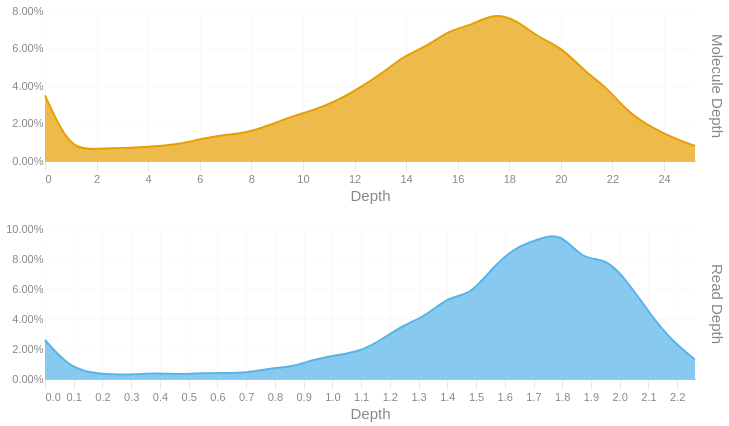

Notebook code cell kept with this figure:
### Code cell
readdep = depth_hist(tb['Read Depth'], q99, 3)
readdep = readdep.with_columns(pl.lit('Read Depth').alias('Metric'))
if not SKIPLR:
    moldep = depth_hist(tb['Molecule Depth'], mol_q99, 1)
    moldep = moldep.with_columns(pl.lit('Molecule Depth').alias('Metric'))
    _hist = pl.concat([readdep, moldep])
    _hist = _hist.filter(pl.col('Proportion') != 0)
    with SafeRender(_hist):
        (
            alt.Chart(_hist)        
            .mark_area(interpolate = "basis")
            .encode(
                x=alt.X('Bin:Q').scale(domainMin=0).axis(alt.Axis(title='Depth')),
                y = alt.Y('Proportion:Q', title = None).axis(format = '.2%'),
                color = alt.Color('Metric:N').legend(None),
                row = alt.Row("Metric:N").header(title = None, labelOrient = 'right'),
                tooltip = [
                    alt.Tooltip("Metric:N", title = "Metric"),
                    alt.Tooltip('Interval:N', title = "Depth Interval"),
                    alt.Tooltip('Proportion:Q', title = "% Alignments").format('.2%')
                ]
            )
            .resolve_scale(x='independent', y='independent')
            .properties(
                height = 150, width = 650,
                usermeta={'embedOptions': {'downloadFileName': f'{samplename}.depth.hist'}}
            )
        ).display()
else:
    readdep = readdep.filter(pl.col('Proportion') != 0)
    with SafeRender(readdep):
        (
            alt.Chart(readdep)        
            .mark_area(interpolate = "basis")
            .encode(
                x=alt.X('Bin:Q').scale(domainMin=0).axis(alt.Axis(title='Depth')),
                y = alt.Y('Proportion:Q', title = None).axis(format = '.2%'),
                tooltip = [
                    alt.Tooltip('Interval:N', title = "Depth Interval"),
                    alt.Tooltip('Proportion:Q', title = "% Alignments").format('.2%')
                ]
            )
            .properties(
                usermeta={'embedOptions': {'downloadFileName': f'{samplename}.depth.hist'}}
            )
        ).display()

### Figure 1 — Vega-Lite specification as saved in the notebook (floating-point values rounded to 4 significant figures)
{"width": 650, "height": 150, "config": {"title": {"anchor": "start", "dy": -15, "fontSize": 18, "color": "#888888", "subtitleColor": "#888888", "subtitleFontSize": 14}, "arc": {"fill": "#0072B2"}, "axis": {"domainColor": "#888888", "domainWidth": 0.5, "gridWidth": 0.2, "grid": false, "titleFontWeight": 400, "titleFontSize": 15, "labelFontSize": 11, "labelColor": "#888888", "tickColor": "#888888", "tickWidth": 0.2, "titleColor": "#888888"}, "axisBand": {"grid": false}, "axisX": {"grid": true, "tickSize": 10, "domainCap": "round"}, "axisY": {"domain": false, "grid": true, "tickSize": 0, "domainCap": "round"}, "background": "transparent", "header": {"labelFontSize": 15, "labelColor": "#888888", "titleFontSize": 15, "titleFontWeight": 600, "titleColor": "#888888"}, "legend": {"labelFont": "sans-serif", "labelFontSize": 12, "labelColor": "#888888", "symbolSize": 100, "symbolType": "circle", "titleFontSize": 12, "titlePadding": 10, "titleColor": "#888888", "title": null}, "range": {"category": ["#E69F00", "#56B4E9", "#009E73", "#F0E442", "#0072B2", "#D55E00", "#CC79A7", "#000000"], "diverging": ["#cfe8f3", "#a2d4ec", "#73bfe2", "#46abdb", "#1696d2", "#12719e"]}, "area": {"fill": "#0072B2", "fillOpacity": 0.7, "line": true, "strokeOpacity": 0.7}, "line": {"color": "#0072B2", "stroke": "#0072B2", "strokeWidth": 2}, "trail": {"color": "#0072B2", "stroke": "#0072B2", "strokeWidth": 0, "size": 1}, "point": {"filled": true, "fillOpacity": 1.0, "size": 95}, "text": {"color": "#888888", "fontSize": 11, "align": "right", "fontWeight": 400, "size": 11}, "bar": {"fill": "#0072B2", "stroke": null}, "view": {"stroke": null, "continuousWidth": 660, "continuousHeight": 400}}, "data": {"name": "data-f58644c1f7766c620da02ef30b86df15"}, "mark": {"type": "area", "interpolate": "basis"}, "encoding": {"color": {"field": "Metric", "legend": null, "type": "nominal"}, "row": {"field": "Metric", "header": {"title": null, "labelOrient": "right"}, "type": "nominal"}, "tooltip": [{"field": "Metric", "title": "Metric", "type": "nominal"}, {"field": "Interval", "title": "Depth Interval", "type": "nominal"}, {"field": "Proportion", "format": ".2%", "title": "% Alignments", "type": "quantitative"}], "x": {"axis": {"title": "Depth"}, "field": "Bin", "scale": {"domainMin": 0}, "type": "quantitative"}, "y": {"axis": {"format": ".2%"}, "field": "Proportion", "title": null, "type": "quantitative"}}, "resolve": {"scale": {"x": "independent", "y": "independent"}}, "usermeta": {"embedOptions": {"downloadFileName": "S5_StJohns_3465.depth.hist"}}, "$schema": "https://vega.github.io/schema/vega-lite/v6.1.0.json", "datasets": {"data-f58644c1f7766c620da02ef30b86df15": [{"Bin": 0.0, "Interval": "0.0-0.078", "Proportion": 0.026, "Metric": "Read Depth"}, {"Bin": 0.078, "Interval": "0.078-0.156", "Proportion": 0.009, "Metric": "Read Depth"}, {"Bin": 0.156, "Interval": "0.156-0.234", "Proportion": 0.004, "Metric": "Read Depth"}, {"Bin": 0.234, "Interval": "0.234-0.312", "Proportion": 0.003, "Metric": "Read Depth"}, {"Bin": 0.312, "Interval": "0.312-0.39", "Proportion": 0.003, "Metric": "Read Depth"}, {"Bin": 0.39, "Interval": "0.39-0.468", "Proportion": 0.004, "Metric": "Read Depth"}, {"Bin": 0.468, "Interval": "0.468-0.546", "Proportion": 0.003, "Metric": "Read Depth"}, {"Bin": 0.546, "Interval": "0.546-0.624", "Proportion": 0.004, "Metric": "Read Depth"}, {"Bin": 0.624, "Interval": "0.624-0.702", "Proportion": 0.004, "Metric": "Read Depth"}, {"Bin": 0.702, "Interval": "0.702-0.78", "Proportion": 0.004, "Metric": "Read Depth"}, {"Bin": 0.78, "Interval": "0.78-0.858", "Proportion": 0.007, "Metric": "Read Depth"}, {"Bin": 0.858, "Interval": "0.858-0.936", "Proportion": 0.008, "Metric": "Read Depth"}, {"Bin": 0.936, "Interval": "0.936-1.014", "Proportion": 0.013, "Metric": "Read Depth"}, {"Bin": 1.014, "Interval": "1.014-1.092", "Proportion": 0.016, "Metric": "Read Depth"}, {"Bin": 1.092, "Interval": "1.092-1.17", "Proportion": 0.018, "Metric": "Read Depth"}, {"Bin": 1.17, "Interval": "1.17-1.248", "Proportion": 0.026, "Metric": "Read Depth"}, {"Bin": 1.248, "Interval": "1.248-1.326", "Proportion": 0.036, "Metric": "Read Depth"}, {"Bin": 1.326, "Interval": "1.326-1.404", "Proportion": 0.042, "Metric": "Read Depth"}, {"Bin": 1.404, "Interval": "1.404-1.482", "Proportion": 0.055, "Metric": "Read Depth"}, {"Bin": 1.482, "Interval": "1.482-1.56", "Proportion": 0.056, "Metric": "Read Depth"}, {"Bin": 1.56, "Interval": "1.56-1.638", "Proportion": 0.075, "Metric": "Read Depth"}, {"Bin": 1.638, "Interval": "1.638-1.716", "Proportion": 0.088, "Metric": "Read Depth"}, {"Bin": 1.716, "Interval": "1.716-1.794", "Proportion": 0.093, "Metric": "Read Depth"}, {"Bin": 1.794, "Interval": "1.794-1.872", "Proportion": 0.098, "Metric": "Read Depth"}, {"Bin": 1.872, "Interval": "1.872-1.95", "Proportion": 0.079, "Metric": "Read Depth"}, {"Bin": 1.95, "Interval": "1.95-2.028", "Proportion": 0.081, "Metric": "Read Depth"}, {"Bin": 2.028, "Interval": "2.028-2.106", "Proportion": 0.065, "Metric": "Read Depth"}, {"Bin": 2.106, "Interval": "2.106-2.184", "Proportion": 0.043, "Metric": "Read Depth"}, {"Bin": 2.184, "Interval": "2.184-2.262", "Proportion": 0.025, "Metric": "Read Depth"}, {"Bin": 2.262, "Interval": "2.262-2.34", "Proportion": 0.013, "Metric": "Read Depth"}, {"Bin": 0.0, "Interval": "0.0-0.9", "Proportion": 0.035, "Metric": "Molecule Depth"}, {"Bin": 0.9, "Interval": "0.9-1.7", "Proportion": 0.008, "Metric": "Molecule Depth"}, {"Bin": 1.7, "Interval": "1.7-2.6", "Proportion": 0.006, "Metric": "Molecule Depth"}, {"Bin": 2.6, "Interval": "2.6-3.5", "Proportion": 0.007, "Metric": "Molecule Depth"}, {"Bin": 3.5, "Interval": "3.5-4.4", "Proportion": 0.007, "Metric": "Molecule Depth"}, {"Bin": 4.4, "Interval": "4.4-5.2", "Proportion": 0.008, "Metric": "Molecule Depth"}, {"Bin": 5.2, "Interval": "5.2-6.1", "Proportion": 0.009, "Metric": "Molecule Depth"}, {"Bin": 6.1, "Interval": "6.1-7.0", "Proportion": 0.012, "Metric": "Molecule Depth"}, {"Bin": 7.0, "Interval": "7.0-7.8", "Proportion": 0.014, "Metric": "Molecule Depth"}, {"Bin": 7.8, "Interval": "7.8-8.7", "Proportion": 0.015, "Metric": "Molecule Depth"}, {"Bin": 8.7, "Interval": "8.7-9.6", "Proportion": 0.019, "Metric": "Molecule Depth"}, {"Bin": 9.6, "Interval": "9.6-10.4", "Proportion": 0.024, "Metric": "Molecule Depth"}, {"Bin": 10.4, "Interval": "10.4-11.3", "Proportion": 0.027, "Metric": "Molecule Depth"}, {"Bin": 11.3, "Interval": "11.3-12.2", "Proportion": 0.032, "Metric": "Molecule Depth"}, {"Bin": 12.2, "Interval": "12.2-13.1", "Proportion": 0.039, "Metric": "Molecule Depth"}, {"Bin": 13.1, "Interval": "13.1-13.9", "Proportion": 0.047, "Metric": "Molecule Depth"}, {"Bin": 13.9, "Interval": "13.9-14.8", "Proportion": 0.056, "Metric": "Molecule Depth"}, {"Bin": 14.8, "Interval": "14.8-15.7", "Proportion": 0.061, "Metric": "Molecule Depth"}, {"Bin": 15.7, "Interval": "15.7-16.5", "Proportion": 0.07, "Metric": "Molecule Depth"}, {"Bin": 16.5, "Interval": "16.5-17.4", "Proportion": 0.072, "Metric": "Molecule Depth"}, {"Bin": 17.4, "Interval": "17.4-18.3", "Proportion": 0.079, "Metric": "Molecule Depth"}, {"Bin": 18.3, "Interval": "18.3-19.1", "Proportion": 0.075, "Metric": "Molecule Depth"}, {"Bin": 19.1, "Interval": "19.1-20.0", "Proportion": 0.066, "Metric": "Molecule Depth"}, {"Bin": 20.0, "Interval": "20.0-20.9", "Proportion": 0.061, "Metric": "Molecule Depth"}, {"Bin": 20.9, "Interval": "20.9-21.8", "Proportion": 0.048, "Metric": "Molecule Depth"}, {"Bin": 21.8, "Interval": "21.8-22.6", "Proportion": 0.039, "Metric": "Molecule Depth"}, {"Bin": 22.6, "Interval": "22.6-23.5", "Proportion": 0.026, "Metric": "Molecule Depth"}, {"Bin": 23.5, "Interval": "23.5-24.4", "Proportion": 0.018, "Metric": "Molecule Depth"}, {"Bin": 24.4, "Interval": "24.4-25.2", "Proportion": 0.012, "Metric": "Molecule Depth"}, {"Bin": 25.2, "Interval": "25.2-26.11", "Proportion": 0.008, "Metric": "Molecule Depth"}]}}
